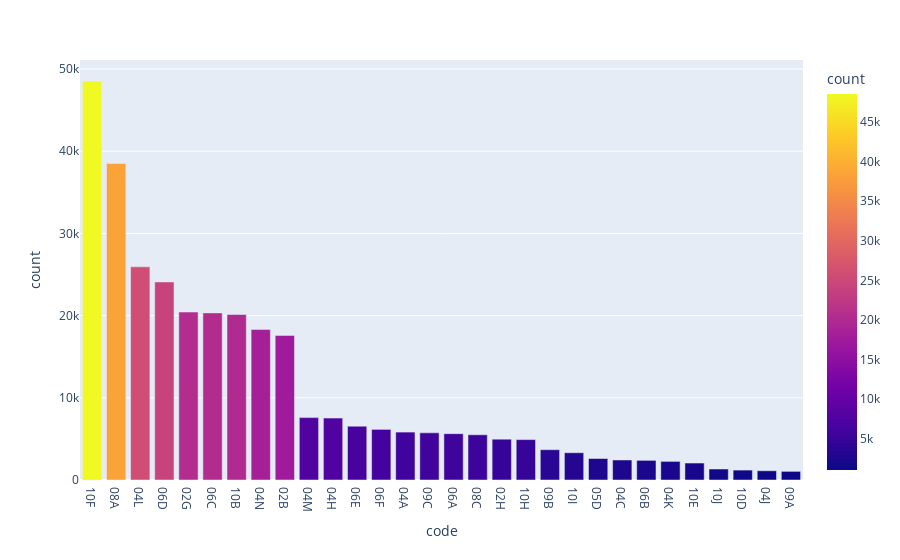

The notebook cell saved with this chart:
### Code cell
datas = violation_df[:30]
fig = px.bar(datas, x='code', y='count',
            hover_data=['description'], color='count')

fig.show()

### Figure 1 — Plotly figure (JSON) as saved in the notebook; plotly's stock layout.template omitted (floating-point values rounded to 4 significant figures)
{"data": [{"alignmentgroup": "True", "customdata": [["Non-food contact surface improperly constructed. Unacceptable material used. Non-food contact surface or equipment improperly maintained and/or not properly sealed, raised, spaced or movable to allow accessibility for cleaning on all sides, above and underneath the unit."], ["Facility not vermin proof. Harborage or conditions conducive to attracting vermin to the premises and/or allowing vermin to exist."], ["Evidence of mice or live mice present in facility's food and/or non-food areas."], ["Food contact surface not properly washed, rinsed and sanitized after each use and following any activity when contamination may have occurred."], ["Cold food item held above 41º F (smoked fish and reduced oxygen packaged foods above 38 ºF) except during necessary preparation."], ["Food not protected from potential source of contamination during storage, preparation, transportation, display or service."], ["Plumbing not properly installed or maintained; anti-siphonage or backflow prevention device not provided where required; equipment or floor not properly drained; sewage disposal system in disrepair or not functioning properly."], ["Filth flies or food/refuse/sewage-associated (FRSA) flies present in facility’s food and/or non-food areas. Filth flies include house flies, little house flies, blow flies, bottle flies and flesh flies. Food/refuse/sewage-associated flies include fruit flies, drain flies and Phorid flies."], ["Hot food item not held at or above 140º F."], ["Live roaches present in facility's food and/or non-food areas."], ["Raw, cooked or prepared food is adulterated, contaminated, cross-contaminated, or not discarded in accordance with HACCP plan."], ["Sanitized equipment or utensil, including in-use food dispensing utensil, improperly used or stored."], ["Wiping cloths soiled or not stored in sanitizing solution."], ["Food Protection Certificate not held by supervisor of food operations."], ["Food contact surface not properly maintained."], ["Personal cleanliness inadequate. Outer garment soiled with possible contaminant.  Effective hair restraint not worn in an area where food is prepared."], ["Pesticide use not in accordance with label or applicable laws. Prohibited chemical used/stored. Open bait station used."], ["Food not cooled by an approved method whereby the internal product temperature is reduced from 140º F to 70º F or less within 2 hours, and from 70º F to 41º F or less within 4 additional hours."], ["Proper sanitization not provided for utensil ware washing operation."], ["Thawing procedures improper."], ["Single service item reused, improperly stored, dispensed; not used when required."], ["Hand washing facility not provided in or near food preparation area and toilet room. Hot and cold running water at adequate pressure to enable cleanliness of employees not provided at facility. Soap and an acceptable hand-drying device not provided."], ["Food worker does not use proper utensil to eliminate bare hand contact with food that will not receive adequate additional heat treatment."], ["Tobacco use, eating, or drinking from open container in food preparation, food storage or dishwashing area observed."], ["Evidence of rats or live rats present in facility's food and/or non-food areas."], ["Accurate thermometer not provided in refrigerated or hot holding equipment."], ["\"\"Wash hands” sign not posted at hand wash facility."], ["Mechanical or natural ventilation system not provided, improperly installed, in disrepair and/or fails to prevent excessive build-up of grease, heat, steam condensation vapors, odors, smoke, and fumes."], ["Appropriately scaled metal stem-type thermometer or thermocouple not provided or used to evaluate temperatures of potentially hazardous foods during cooking, cooling, reheating and holding."], ["Canned food product observed dented and not segregated from other consumable food items."]], "hoverlabel": {"namelength": 0}, "hovertemplate": "code=%{x}<br>count=%{marker.color}<br>description=%{customdata[0]}", "legendgroup": "", "marker": {"color": [48545, 38507, 25935, 24093, 20435, 20332, 20136, 18317, 17589, 7589, 7533, 6546, 6159, 5830, 5738, 5639, 5504, 4964, 4917, 3685, 3318, 2614, 2434, 2390, 2265, 2065, 1338, 1206, 1125, 1050], "coloraxis": "coloraxis"}, "name": "", "offsetgroup": "", "orientation": "v", "showlegend": false, "textposition": "auto", "type": "bar", "x": ["10F", "08A", "04L", "06D", "02G", "06C", "10B", "04N", "02B", "04M", "04H", "06E", "06F", "04A", "09C", "06A", "08C", "02H", "10H", "09B", "10I", "05D", "04C", "06B", "04K", "10E", "10J", "10D", "04J", "09A"], "xaxis": "x", "y": [48545, 38507, 25935, 24093, 20435, 20332, 20136, 18317, 17589, 7589, 7533, 6546, 6159, 5830, 5738, 5639, 5504, 4964, 4917, 3685, 3318, 2614, 2434, 2390, 2265, 2065, 1338, 1206, 1125, 1050], "yaxis": "y"}], "layout": {"barmode": "relative", "coloraxis": {"colorbar": {"title": {"text": "count"}}, "colorscale": [[0, "#0d0887"], [0.1111, "#46039f"], [0.2222, "#7201a8"], [0.3333, "#9c179e"], [0.4444, "#bd3786"], [0.5556, "#d8576b"], [0.6667, "#ed7953"], [0.7778, "#fb9f3a"], [0.8889, "#fdca26"], [1, "#f0f921"]]}, "legend": {"tracegroupgap": 0}, "margin": {"t": 60}, "xaxis": {"anchor": "y", "domain": [0, 1], "title": {"text": "code"}}, "yaxis": {"anchor": "x", "domain": [0, 1], "title": {"text": "count"}}}}
